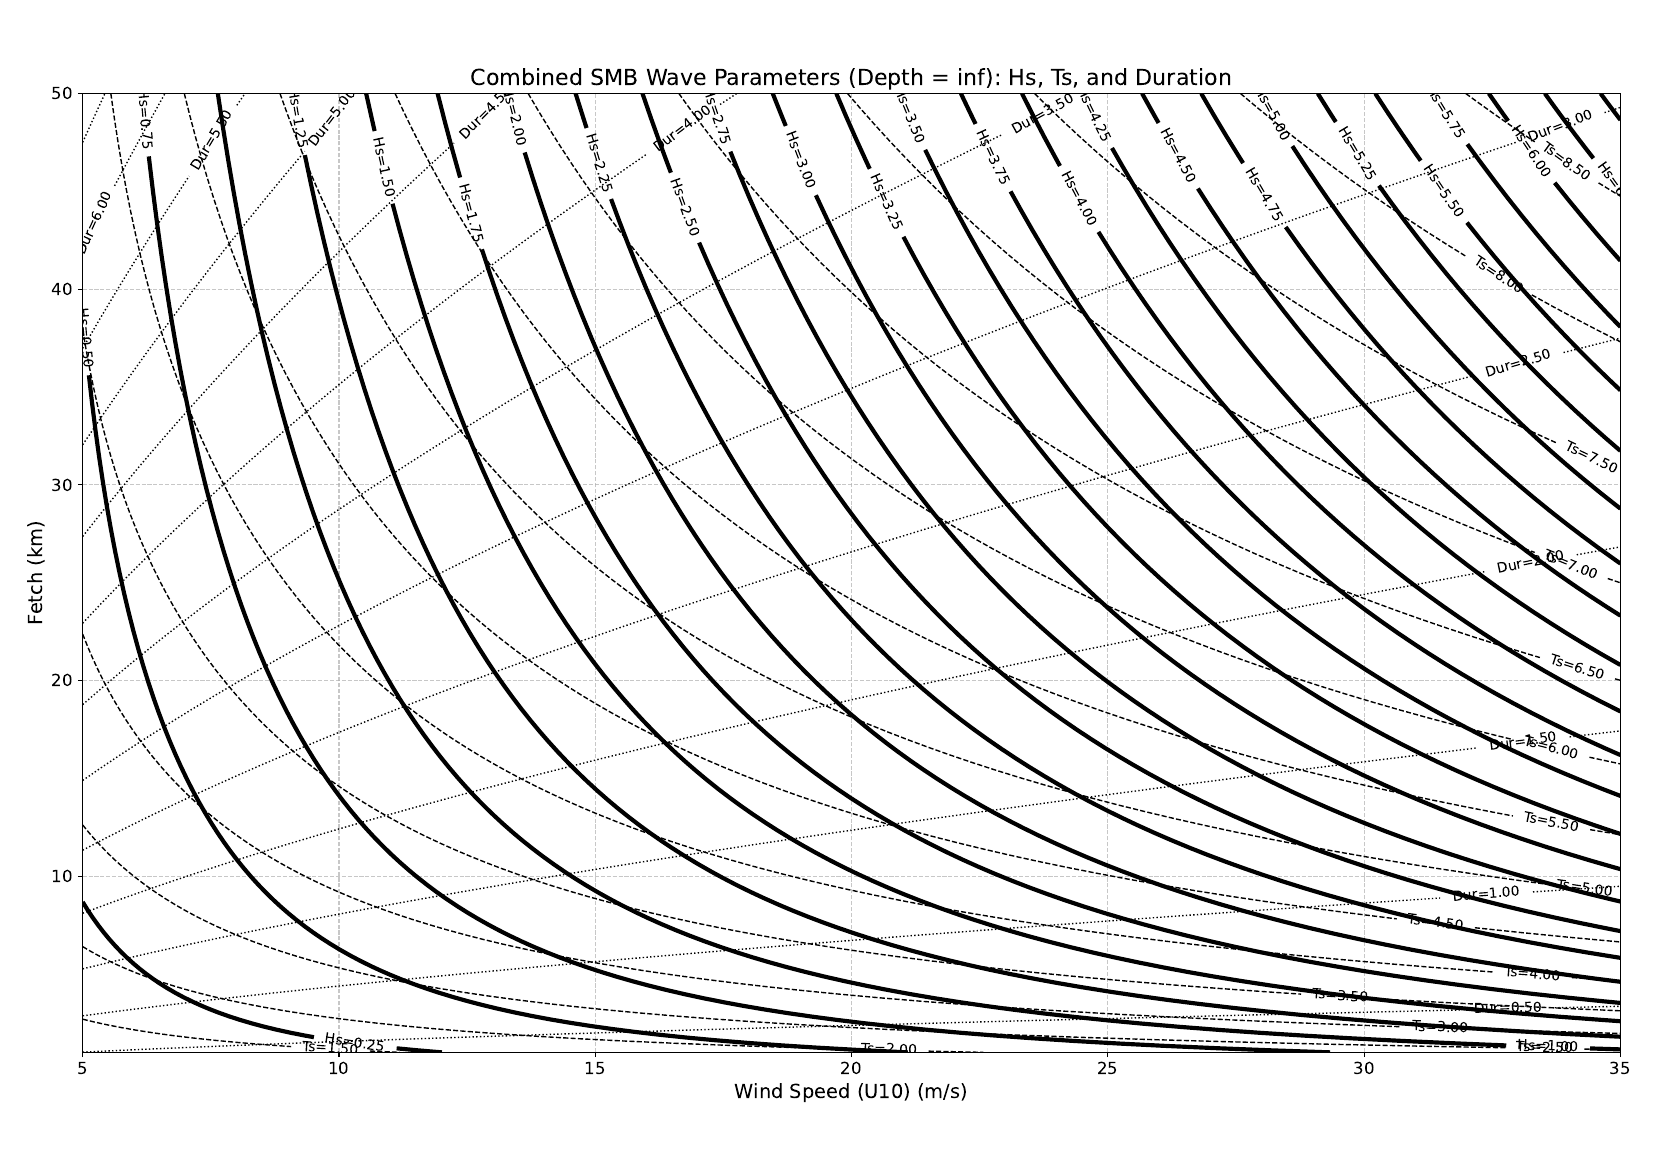

This chart was generated by the following Python code:
# =============================================================================
# SMB Wave Prediction Model (Deep Water)
# =============================================================================

import math
import numpy as np
import matplotlib.pyplot as plt

def calculate_adjusted_wind_speed(U10):
    """
    Calculates the adjusted wind speed (Ua) from the 10-meter wind speed (U10).

    This adjustment accounts for the non-linear relationship between measured
    wind speed and the actual wind stress at the water surface, as specified
    in the Shore Protection Manual (SPM 1984).

    Args:
        U10 (float): The wind speed at 10m height over water (m/s).

    Returns:
        float: The adjusted wind speed (Ua) in m/s.
    """
    # Formula from SPM (1984): Ua = 0.71 * U10^1.23
    Ua = 0.71 * (U10**1.23)
    return Ua

def calculate_deep_water(wind_speed_adjusted, fetch, gravity=9.8066):
    """
    Calculates fetch-limited wave properties in deep water using the Revised SMB method.

    This function uses the deep-water asymptotic limit of the Hurdle & Stive (1989)
    unified equations. This ensures that deep water calculations are perfectly
    consistent with depth-limited calculations as depth increases.

    Args:
        wind_speed_adjusted (float): The adjusted wind speed (Ua) (m/s).
        fetch (float):      The effective fetch length (m).
        gravity (float):    The acceleration due to gravity (m/s^2).

    Returns:
        tuple: A tuple containing:
            - Hs (float): Predicted significant wave height (m).
            - Ts (float): Predicted significant wave period (s).
            - t_min (float): Minimum wind duration for fetch-limited state (hours).
    """
    # --- Dimensionless Fetch Calculation ---
    # F_hat = g * F / Ua^2
    dim_fetch = (gravity * fetch) / (wind_speed_adjusted**2)

    # --- Significant Wave Height (Hs) Calculation (Hurdle & Stive, 1989) ---
    # Deep water limit of Eq 4.1: tanh(depth terms) -> 1
    # Revised Formula: (g * Hs) / Ua^2 = 0.25 * [tanh(4.3e-5 * F_hat)]^0.5
    # Note: tanh^0.5(x) denotes sqrt(tanh(x))
    term_fetch_h = 4.3e-5 * dim_fetch
    gHs_U2 = 0.25 * (math.tanh(term_fetch_h))**0.5
    Hs = gHs_U2 * (wind_speed_adjusted**2 / gravity)

    # --- Significant Wave Period (Ts) Calculation (Hurdle & Stive, 1989) ---
    # Deep water limit of Eq 4.2: tanh(depth terms) -> 1
    # Revised Formula: (g * Ts) / Ua = 8.3 * [tanh(4.1e-5 * F_hat)]^(1/3)
    term_fetch_t = 4.1e-5 * dim_fetch
    gTs_U = 8.3 * (math.tanh(term_fetch_t))**(1/3)
    Ts = gTs_U * (wind_speed_adjusted / gravity)

    # --- Minimum Wind Duration (t_min) Calculation ---
    # This complex empirical formula calculates the minimum time required for a
    # given wind speed and fetch to generate a fully fetch-limited sea. If the
    # actual storm duration is less than this value, the sea state would be
    # considered duration-limited.
    # Ref: Etemad-Shahidi et al. (2009), based on SPM data.
    log_dim_fetch = math.log(dim_fetch)
    A, B, C, D = 0.0161, 0.3692, 2.2024, 0.8798
    exponent_term = (A * log_dim_fetch**2 - B * log_dim_fetch + C)**0.5 + D * log_dim_fetch
    gt_min_U = 6.5882 * math.exp(exponent_term)
    t_min_seconds = gt_min_U * wind_speed_adjusted / gravity
    t_min_hours = t_min_seconds / 3600  # Convert to hours for practical use

    return Hs, Ts, t_min_hours

def generate_combined_chart(min_wind_speed, max_wind_speed, num_wind_steps,
                            min_fetch_km, max_fetch_km, num_fetch_steps):
    """
    Generates and displays a single contour chart for Hs, Ts, and t_min.

    The chart shows Hs, Ts, and t_min as functions of wind speed and fetch length
    in deep water conditions, using the SMB model. Different black line styles
    are used for each parameter.

    Args:
        min_wind_speed (float): Minimum wind speed for the chart (m/s).
        max_wind_speed (float): Maximum wind speed for the chart (m/s).
        num_wind_steps (int):   Number of steps for wind speed axis.
        min_fetch_km (float):   Minimum fetch length for the chart (km).
        max_fetch_km (float):   Maximum fetch length for the chart (km).
        num_fetch_steps (int):  Number of steps for fetch length axis.
    """
    print("Generating combined SMB parameters chart...")

    U10_grid, F_grid_km = np.meshgrid(
        np.linspace(min_wind_speed, max_wind_speed, num_wind_steps),
        np.linspace(min_fetch_km, max_fetch_km, num_fetch_steps)
    )
    F_grid_m = F_grid_km * 1000 # Convert fetch from km to meters for calculation

    # Calculate Ua for each U10 in the grid
    Ua_grid = calculate_adjusted_wind_speed(U10_grid)

    Hs_values = np.zeros_like(U10_grid)
    Ts_values = np.zeros_like(U10_grid)
    t_min_values = np.zeros_like(U10_grid)

    for i in range(num_fetch_steps):
        for j in range(num_wind_steps):
            Hs, Ts, t_min = calculate_deep_water(Ua_grid[i, j], F_grid_m[i, j])
            Hs_values[i, j] = Hs
            Ts_values[i, j] = Ts
            t_min_values[i, j] = t_min

    # Set figure size to A3 landscape (420mm x 297mm converted to inches)
    plt.figure(figsize=(420/25.4, 297/25.4))

    # Plot Hs contours (solid black lines) with 0.25m step
    # Filter out NaN values for Hs before plotting, if any
    Hs_finite_values = Hs_values[np.isfinite(Hs_values)]
    if Hs_finite_values.size > 0:
        hs_levels = np.arange(np.floor(Hs_finite_values.min() * 4) / 4, np.ceil(Hs_finite_values.max() * 4) / 4 + 0.25, 0.25)
        hs_contour = plt.contour(U10_grid, F_grid_km, Hs_values,
                                 levels=hs_levels, # Use specified levels
                                 colors='black', linestyles='solid', linewidths=1.0)
        plt.clabel(hs_contour, inline=True, fontsize=10, fmt='Hs=%.2f') # Increased fontsize, 2 decimal places
    else:
        print("Warning: No finite Hs values to plot. Check input ranges.")

    # Plot Ts contours (dashed black lines) with 0.5s step
    # Filter out NaN values for Ts before plotting, if any
    Ts_finite_values = Ts_values[np.isfinite(Ts_values)]
    if Ts_finite_values.size > 0:
        ts_levels = np.arange(np.floor(Ts_finite_values.min() * 2) / 2, np.ceil(Ts_finite_values.max() * 2) / 2 + 0.5, 0.5)
        ts_contour = plt.contour(U10_grid, F_grid_km, Ts_values,
                                 levels=ts_levels, # Use specified levels
                                 colors='black', linestyles='dashed', linewidths=1.0)
        plt.clabel(ts_contour, inline=True, fontsize=10, fmt='Ts=%.2f') # Increased fontsize, 2 decimal places
    else:
        print("Warning: No finite Ts values to plot. Check input ranges.")

    # Plot t_min contours (dotted black lines) with 0.5h step
    # Filter out NaN values for t_min before plotting, if any
    t_min_finite_values = t_min_values[np.isfinite(t_min_values)]
    if t_min_finite_values.size > 0:
        dur_levels = np.arange(np.floor(t_min_finite_values.min() * 2) / 2, np.ceil(t_min_finite_values.max() * 2) / 2 + 0.5, 0.5)
        t_min_contour = plt.contour(U10_grid, F_grid_km, t_min_values,
                                    levels=dur_levels, # Use specified levels
                                    colors='black', linestyles='dotted', linewidths=1.0)
        plt.clabel(t_min_contour, inline=True, fontsize=10, fmt='Dur=%.2f') # Increased fontsize, 2 decimal places
    else:
        print("Warning: No finite t_min values to plot. Check input ranges.")

    plt.title('Combined SMB Wave Parameters: Hs, Ts, and Duration', fontsize=16) # Increased title fontsize
    plt.xlabel('Wind Speed (U10) (m/s)', fontsize=14)
    plt.ylabel('Fetch (km)', fontsize=14)

    plt.grid(True, linestyle='--', alpha=0.7)
    # Adjust subplot parameters to add minimal margin from corners
    plt.subplots_adjust(left=0.05, right=0.98, top=0.92, bottom=0.10) # Adjusted margins slightly for labels
    plt.tick_params(axis='both', which='major', labelsize=12) # Increased tick label fontsize
    plt.savefig('smb_chart_deep.pdf')
    print("Combined chart generation complete.")


if __name__ == "__main__":
    # Define the parameters for the charts
    WIND_SPEED_MIN = 5
    WIND_SPEED_MAX = 35
    NUM_WIND_STEPS = 50

    FETCH_KM_MIN = 1
    FETCH_KM_MAX = 50
    NUM_FETCH_STEPS = 50

    generate_combined_chart(WIND_SPEED_MIN, WIND_SPEED_MAX, NUM_WIND_STEPS,
                            FETCH_KM_MIN, FETCH_KM_MAX, NUM_FETCH_STEPS)